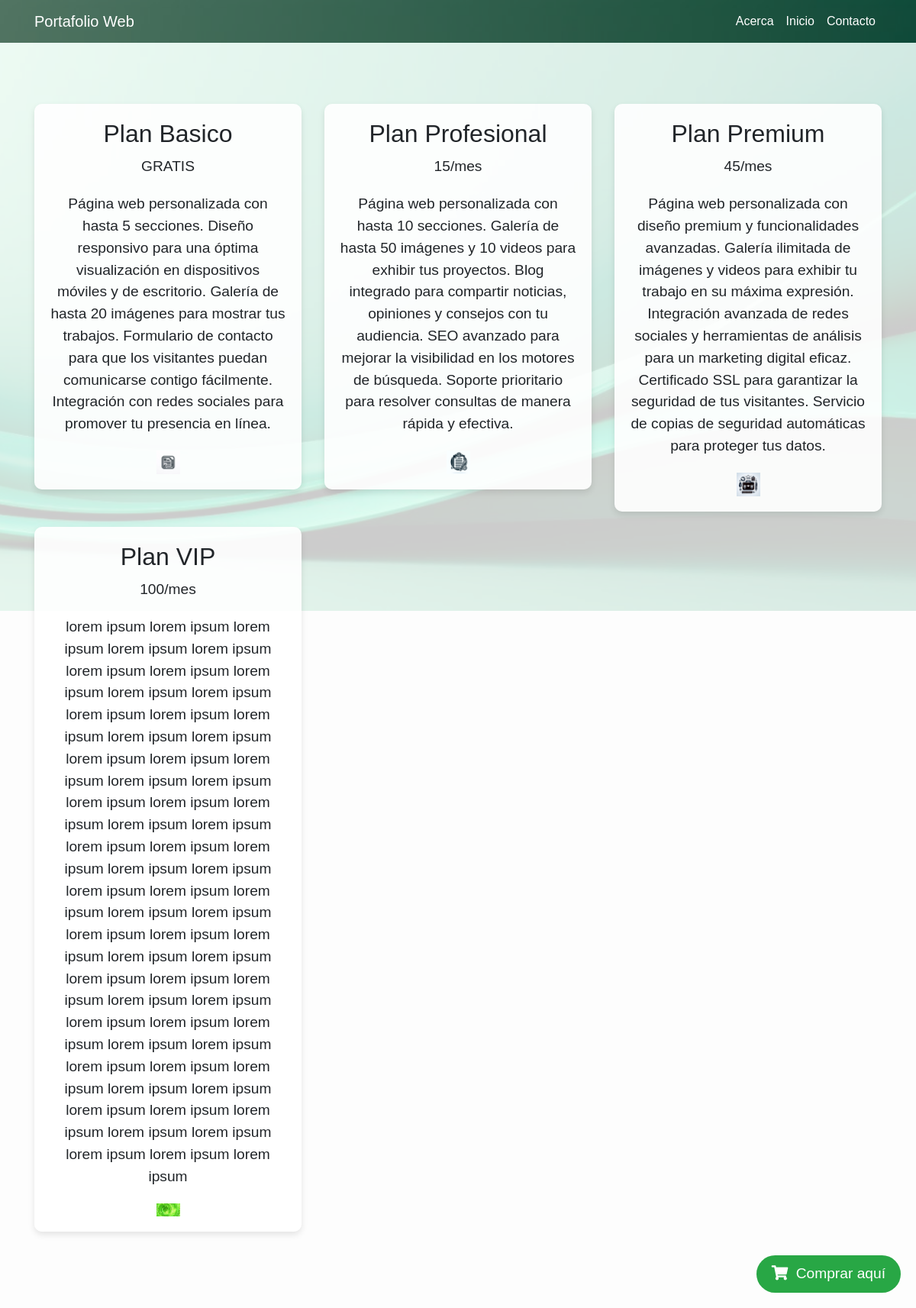
Page /services/ on the committed database.
### plantillas/models.py (models this page shows, shortened)
class Producto(models.Model):
    nombre = models.CharField(max_length=30)
    precio = models.IntegerField()
    descripcion = models.TextField()
    imagen=models.ImageField(upload_to="plan", null=True)

### plantillas/views.py (the view)
# urls.py: path('services/', services, name='services'),
def services(request):
    productos = Producto.objects.all()
    data = {
        'productos': productos
    }
    return render(request, 'plantillas/services.html', data)

### plantillas/templates/plantillas/services.html (shortened to what this page needs)
{% load static %}
<!DOCTYPE html>
<html lang="es">
<head>
    <link rel="stylesheet" href="https://stackpath.bootstrapcdn.com/bootstrap/4.5.2/css/bootstrap.min.css">
    <link rel="stylesheet" href="https://cdnjs.cloudflare.com/ajax/libs/font-awesome/5.15.4/css/all.min.css">
    <link rel="stylesheet" href="{% static 'plantillas/css/services.css' %}">
</head>
<body>
    <nav class="navbar navbar-expand-lg">
        <div class="container">
            <a class="navbar-brand" href="{% url 'index' %}">Portafolio Web</a>
            <div class="collapse navbar-collapse" id="navbarNav">
                <ul class="navbar-nav ml-auto">
                    <li class="nav-item">
                        <a class="nav-link" href="{% url 'about' %}">Acerca</a>
                    </li>
                    <li class="nav-item">
                        <a class="nav-link" href="{% url 'index' %}">Inicio</a>
                    </li>
                    <li class="nav-item">
                        <a class="nav-link" href="{% url 'contact' %}">Contacto</a>
                    </li>
                </ul>
            </div>
        </div>
    </nav>
    <section class="pricing-section">
        <div class="container">
            <div class="row">
                {% for producto in productos %}
                <div class="col-12 col-md-6 col-lg-4">
                    <div class="plan text-center">
                        <h2>{{ producto.nombre }}</h2>
                        <p>{% if producto.precio == 0 %} GRATIS {% else %} {{ producto.precio }}/mes {% endif %}</p>
                        <p>{{ producto.descripcion }}</p>
                        <img src="/media/{{ producto.imagen }}" class="img-fluid plan-img">
                    </div>
                </div>
                {% endfor %}
            </div>
        </div>
    </section>
    <a href="{% url 'carro' %}" class="btn-cart">
        <i class="fas fa-shopping-cart btn-icon"></i> Comprar aquí
    </a>
</body>
</html>

### plantillas/static/plantillas/css/services.css (style rules this page uses)
body { font-family: Arial, sans-serif; margin: 0; padding: 0; background-color: #f8f8f8; background-image: url('/img/wepik-export-20240411005730l8VL.jpeg'); background-size: cover; background-position: center; background-repeat: no-repeat; height: 100vh; }
.navbar { background-color: rgba(0, 0, 0, 0.5); z-index: 2; }
.navbar-brand { color: #fff; }
.navbar-nav .nav-link { color: #fff; transition: color 0.3s; }
.pricing-section { background-color: rgba(255, 255, 255, 0.8); padding: 80px 0; }
.plan { margin-bottom: 40px; text-align: left; padding: 20px; border-radius: 10px; box-shadow: 0 0 20px rgba(0, 0, 0, 0.1); }
.plan h2 { font-size: 2rem; margin-bottom: 10px; }
.plan p { font-size: 1.2rem; margin-bottom: 20px; }
.btn-cart { position: fixed; bottom: 20px; right: 20px; background-color: #ffc107; border: none; color: #fff; padding: 10px 20px; font-size: 1.2rem; border-radius: 5px; text-decoration: none; transition: background-color 0.3s; z-index: 3; }
.btn-icon { margin-right: 5px; }
.plan-img { max-width: 10% !important; height: auto !important; width: 100px !important; display: block !important; margin: 0 auto !important; }

### rows in the picture
Producto: nombre "Plan Basico", precio "GRATIS", descripcion "Página web personalizada con hasta 5 secciones. Diseño responsivo para una óptima visualización en dispositivos móviles y de escritorio. Galería de hasta 20 imágenes para mostrar tus trabajos. Formulario de contacto para que los visitantes puedan comunicarse contigo fácilmente. Integración con redes sociales para promover tu presencia en línea.", imagen (picture)
Producto: nombre "Plan Profesional", precio "15", descripcion "Página web personalizada con hasta 10 secciones. Galería de hasta 50 imágenes y 10 videos para exhibir tus proyectos. Blog integrado para compartir noticias, opiniones y consejos con tu audiencia. SEO avanzado para mejorar la visibilidad en los motores de búsqueda. Soporte prioritario para resolver consultas de manera rápida y efectiva.", imagen (picture)
Producto: nombre "Plan Premium", precio "45", descripcion "Página web personalizada con diseño premium y funcionalidades avanzadas. Galería ilimitada de imágenes y videos para exhibir tu trabajo en su máxima expresión. Integración avanzada de redes sociales y herramientas de análisis para un marketing digital eficaz. Certificado SSL para garantizar la seguridad de tus visitantes. Servicio de copias de seguridad automáticas para proteger tus datos.", imagen (picture)
Producto: nombre "Plan VIP", precio "100", descripcion "lorem ipsum lorem ipsum lorem ipsum lorem ipsum lorem ipsum lorem ipsum lorem ipsum lorem ipsum lorem ipsum lorem ipsum lorem ipsum lorem ipsum lorem ipsum lorem ipsum lorem ipsum lorem ipsum lorem ipsum lorem ipsum lorem ipsum lorem ipsum lorem ipsum lorem ipsum lorem ipsum lorem ipsum lorem ipsum lorem ipsum lorem ipsum lorem ipsum lorem ipsum lorem ipsum lorem ipsum lorem ipsum lorem ipsum lorem ipsum lorem ipsum lorem ipsum lorem ipsum lorem ipsum lorem ipsum lorem ipsum lorem ipsum lorem ipsum lorem ipsum lorem ipsum lorem ipsum lorem ipsum lorem ipsum lorem ipsum lorem ipsum lorem ipsum lorem ipsum lorem ipsum lorem ipsum lorem ipsum lorem ipsum lorem ipsum lorem ipsum lorem ipsum…", imagen (picture)
